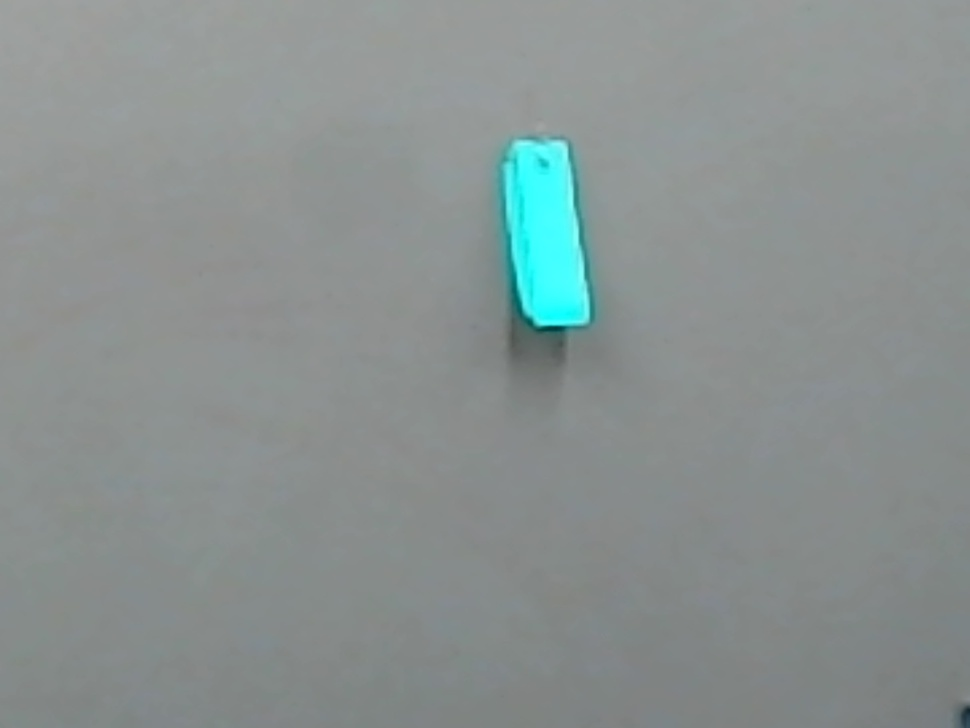
//> input picture src/benchmark.jpg, 970 x 728 px, shrunk from 2425 x 1819 before the run, given in place of the camera
$ ./contour   (built with g++ and OpenCV 4)
//> lines starting //> are read from the running program, lines starting //| are printed output that depends on the picture; after the words box and inside, x2 and y2 are one past the last pixel; in counts of white or black regions, pixels touching at a corner belong together
#include <opencv2/highgui/highgui.hpp>
#include <opencv2/opencv.hpp>
#include <opencv2/videoio.hpp>
#include <iostream>
#include <stdio.h>
#include <stdlib.h>
using namespace cv;
using namespace std;
int main(int argc, char** argv){
	VideoCapture cap(0);
	// open the default camera, use something different from 0 otherwise;
	// Check VideoCapture documentation.
	if(!cap.open(0))
		return 0;
	int thresh = 70;
	int black = false;
	namedWindow("camera",1);
	createTrackbar("Threshold","camera",&thresh,500);
	while(true){
		Mat frame;
		cap >> frame;
//> frame is the input picture: 728 rows x 970 cols, CV_8UC3; mean B, G, R 144.8, 145.7, 137.4
		if(frame.empty())
			break;
		Mat gray;
		cvtColor(frame, gray, CV_BGR2GRAY);
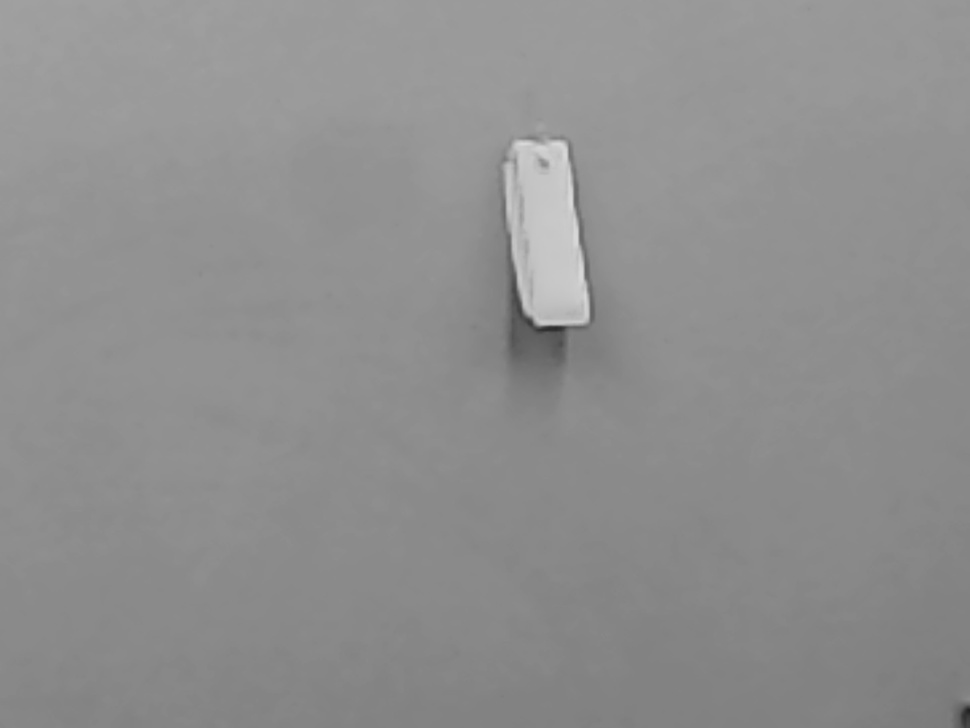
//> gray: 728 rows x 970 cols, CV_8UC1; min 31, max 218, mean 143.2
		Mat canny_output;
  		vector<vector<Point> > contours;
  		vector<Vec4i> hierarchy;
  		/// Detect edges using canny
  		Canny( gray, canny_output, (thresh+20), (thresh+20)*2, 3 );
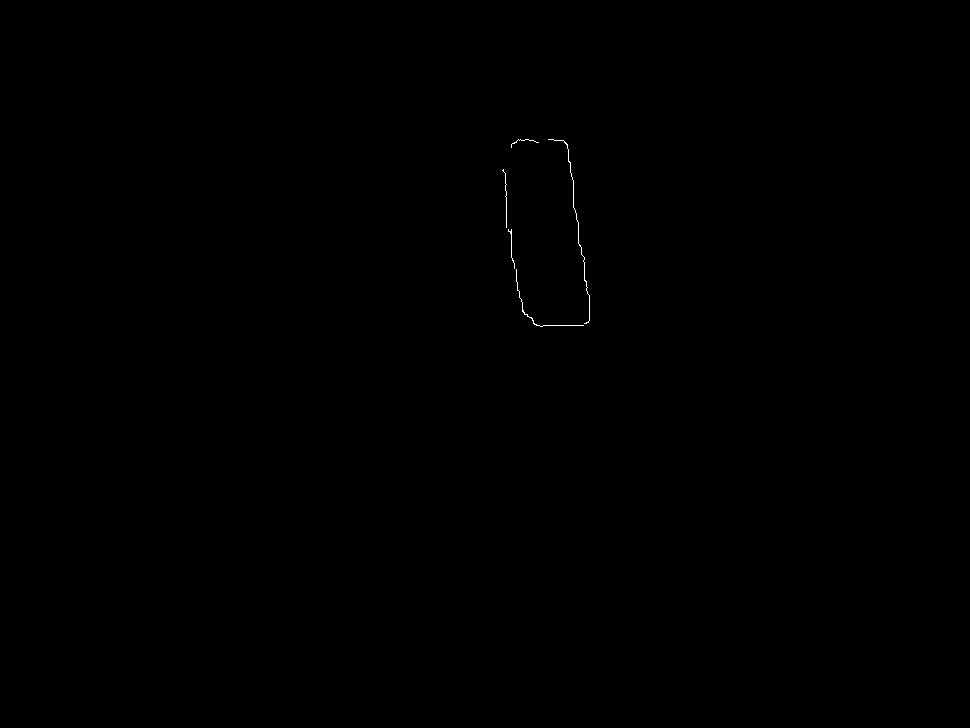
//> canny_output: 728 rows x 970 cols, CV_8UC1; 0.07% white in thin lines or dots, all inside (x1, y1, x2, y2) = (502, 139, 590, 327)
  		/// Find contours
		if(black)
			frame = Mat::zeros( frame.size(), CV_8UC3 );
  		findContours( canny_output, contours, hierarchy, CV_RETR_TREE, CV_CHAIN_APPROX_SIMPLE, Point(0, 0) );
//> contours = 5 contours, all with area under 20
		for( int i = 0; i< contours.size(); i++ )
     		{
       			drawContours( frame, contours, i, Scalar(255,0,0), 2, 8, hierarchy, 0, Point() );
     		}
//> this loop made 5 passes
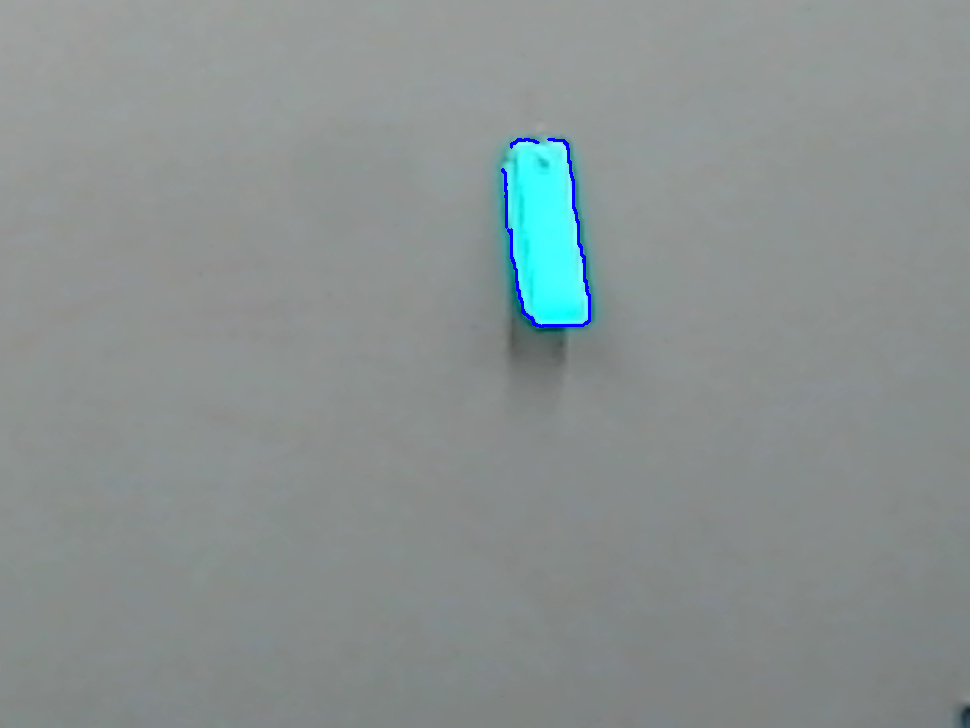
//> frame: 728 rows x 970 cols, CV_8UC3; 0.21% of pixels changed, all inside (x1, y1, x2, y2) = (501, 138, 591, 328)
		imshow("camera", frame);
		int key = waitKey(10);
//> the Esc key is pressed
		if( key == 27 ){
			break;
		}else if (key == 32){
			black = !black;
		}
	}
	return 0;
}
